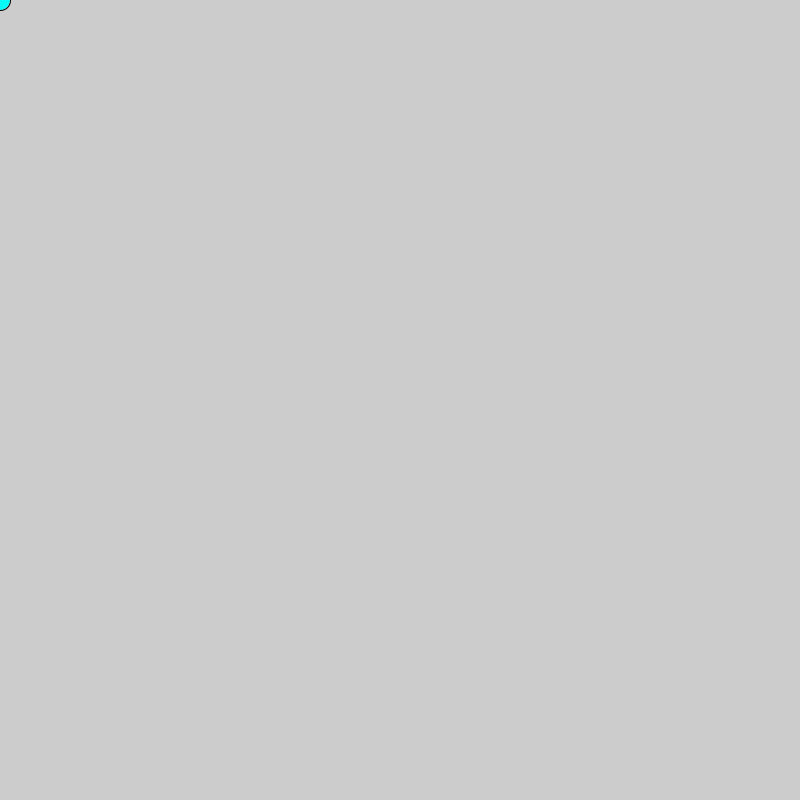
Frame 1 (no input)
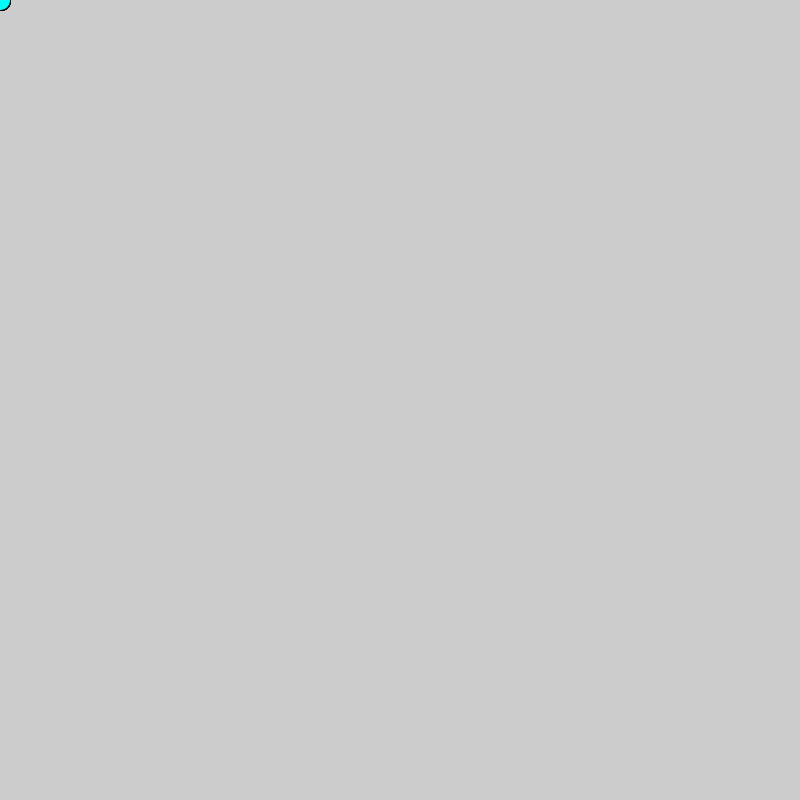
Frame 60 (the mouse pressed at the canvas centre just before this capture)
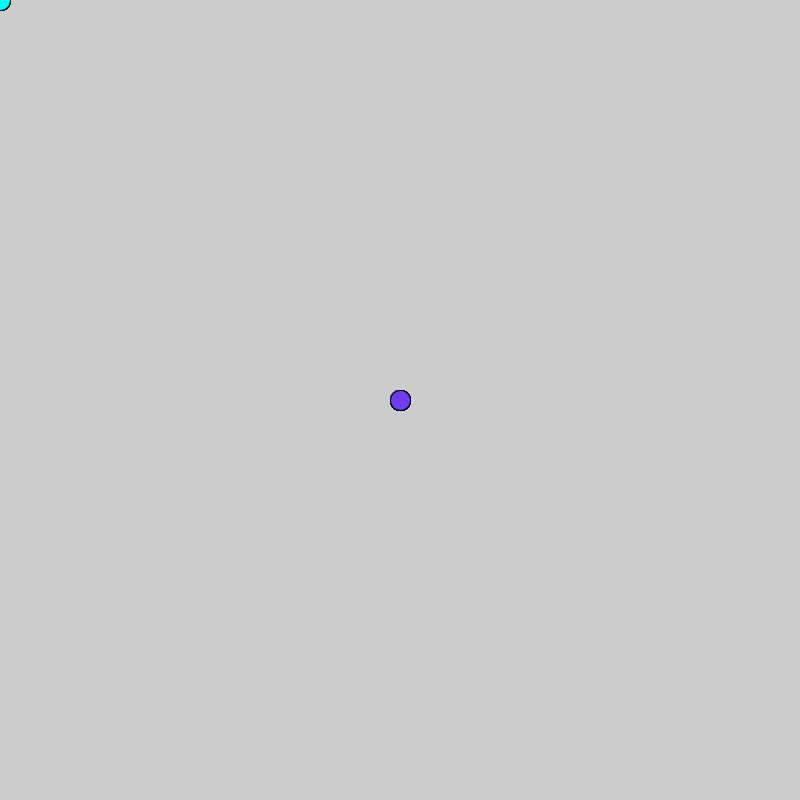
Frame 120 (the mouse held since frame 60 and released just before this capture)

The Processing sketch that drew these frames (run headless with seeded random() and noise(); from frame 60 on, the mouse is pressed at the canvas centre):

// Processing sketch: Logical_Dot
// ── Logical_Dot.pde
void setup(){
  size(800,800);
}
void draw(){
  fill(#08FAF8);
  if(mousePressed){
    fill(#6B3CF0);
  }
  ellipse(mouseX,mouseY,20,20);
}
